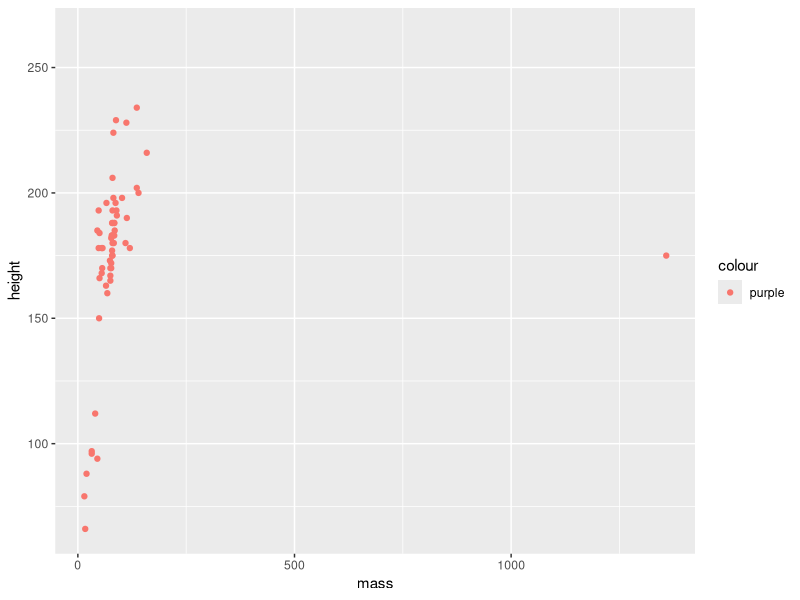

This chart was generated by the following R code:
## ---- chunk 1
knitr::opts_chunk$set(echo = TRUE)
## ---- chunk 2
library(tidyverse)
library(dplyr)
## ---- chunk 3
ggplot(data = starwars,
       aes(x = mass,
           y = height)) +
  geom_point(aes(color = "purple"))
